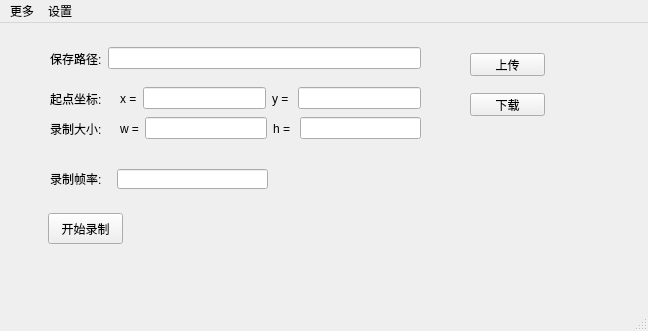
<?xml version="1.0" encoding="UTF-8"?>
<ui version="4.0">
 <class>MainWindow</class>
 <widget class="QMainWindow" name="MainWindow">
  <property name="geometry">
   <rect>
    <x>0</x>
    <y>0</y>
    <width>648</width>
    <height>331</height>
   </rect>
  </property>
  <property name="windowTitle">
   <string>MainWindow</string>
  </property>
  <widget class="QWidget" name="centralwidget">
   <widget class="QPushButton" name="recordButton">
    <property name="geometry">
     <rect>
      <x>48</x>
      <y>190</y>
      <width>75</width>
      <height>31</height>
     </rect>
    </property>
    <property name="text">
     <string>开始录制</string>
    </property>
   </widget>
   <widget class="QLabel" name="label_2">
    <property name="geometry">
     <rect>
      <x>50</x>
      <y>70</y>
      <width>54</width>
      <height>12</height>
     </rect>
    </property>
    <property name="text">
     <string>起点坐标:</string>
    </property>
   </widget>
   <widget class="QLabel" name="label_4">
    <property name="geometry">
     <rect>
      <x>50</x>
      <y>100</y>
      <width>54</width>
      <height>12</height>
     </rect>
    </property>
    <property name="text">
     <string>录制大小:</string>
    </property>
   </widget>
   <widget class="QWidget" name="horizontalLayoutWidget">
    <property name="geometry">
     <rect>
      <x>120</x>
      <y>60</y>
      <width>301</width>
      <height>31</height>
     </rect>
    </property>
    <layout class="QHBoxLayout" name="horizontalLayout">
     <item>
      <widget class="QLabel" name="label_3">
       <property name="text">
        <string>x =</string>
       </property>
      </widget>
     </item>
     <item>
      <widget class="QLineEdit" name="LeftTopX">
       <property name="enabled">
        <bool>true</bool>
       </property>
       <property name="sizePolicy">
        <sizepolicy hsizetype="Expanding" vsizetype="Fixed">
         <horstretch>0</horstretch>
         <verstretch>0</verstretch>
        </sizepolicy>
       </property>
       <property name="placeholderText">
        <string/>
       </property>
      </widget>
     </item>
     <item>
      <widget class="QLabel" name="label_5">
       <property name="text">
        <string>y = </string>
       </property>
      </widget>
     </item>
     <item>
      <widget class="QLineEdit" name="LeftTopY"/>
     </item>
    </layout>
   </widget>
   <widget class="QWidget" name="horizontalLayoutWidget_2">
    <property name="geometry">
     <rect>
      <x>50</x>
      <y>20</y>
      <width>371</width>
      <height>31</height>
     </rect>
    </property>
    <layout class="QHBoxLayout" name="horizontalLayout_2">
     <item>
      <widget class="QLabel" name="label">
       <property name="text">
        <string>保存路径:</string>
       </property>
      </widget>
     </item>
     <item>
      <widget class="QLineEdit" name="path"/>
     </item>
    </layout>
   </widget>
   <widget class="QWidget" name="horizontalLayoutWidget_3">
    <property name="geometry">
     <rect>
      <x>120</x>
      <y>90</y>
      <width>301</width>
      <height>31</height>
     </rect>
    </property>
    <layout class="QHBoxLayout" name="horizontalLayout_3">
     <item>
      <widget class="QLabel" name="label_6">
       <property name="text">
        <string>w =</string>
       </property>
      </widget>
     </item>
     <item>
      <widget class="QLineEdit" name="width">
       <property name="enabled">
        <bool>true</bool>
       </property>
       <property name="sizePolicy">
        <sizepolicy hsizetype="Expanding" vsizetype="Fixed">
         <horstretch>0</horstretch>
         <verstretch>0</verstretch>
        </sizepolicy>
       </property>
       <property name="placeholderText">
        <string/>
       </property>
      </widget>
     </item>
     <item>
      <widget class="QLabel" name="label_7">
       <property name="text">
        <string>h = </string>
       </property>
      </widget>
     </item>
     <item>
      <widget class="QLineEdit" name="height"/>
     </item>
    </layout>
   </widget>
   <widget class="QLabel" name="label_8">
    <property name="geometry">
     <rect>
      <x>50</x>
      <y>150</y>
      <width>54</width>
      <height>12</height>
     </rect>
    </property>
    <property name="text">
     <string>录制帧率:</string>
    </property>
   </widget>
   <widget class="QLineEdit" name="frate">
    <property name="geometry">
     <rect>
      <x>117</x>
      <y>146</y>
      <width>151</width>
      <height>20</height>
     </rect>
    </property>
   </widget>
   <widget class="QPushButton" name="pushButton">
    <property name="geometry">
     <rect>
      <x>470</x>
      <y>30</y>
      <width>75</width>
      <height>23</height>
     </rect>
    </property>
    <property name="text">
     <string>上传</string>
    </property>
   </widget>
   <widget class="QPushButton" name="pushButton_2">
    <property name="geometry">
     <rect>
      <x>470</x>
      <y>70</y>
      <width>75</width>
      <height>23</height>
     </rect>
    </property>
    <property name="text">
     <string>下载</string>
    </property>
   </widget>
  </widget>
  <widget class="QMenuBar" name="menubar">
   <property name="geometry">
    <rect>
     <x>0</x>
     <y>0</y>
     <width>648</width>
     <height>23</height>
    </rect>
   </property>
   <widget class="QMenu" name="menu">
    <property name="title">
     <string>更多</string>
    </property>
    <addaction name="action_about"/>
   </widget>
   <widget class="QMenu" name="menu_2">
    <property name="title">
     <string>设置</string>
    </property>
   </widget>
   <addaction name="menu"/>
   <addaction name="menu_2"/>
  </widget>
  <widget class="QStatusBar" name="statusbar"/>
  <action name="action_about">
   <property name="text">
    <string>关于</string>
   </property>
  </action>
 </widget>
 <resources/>
 <connections/>
</ui>
